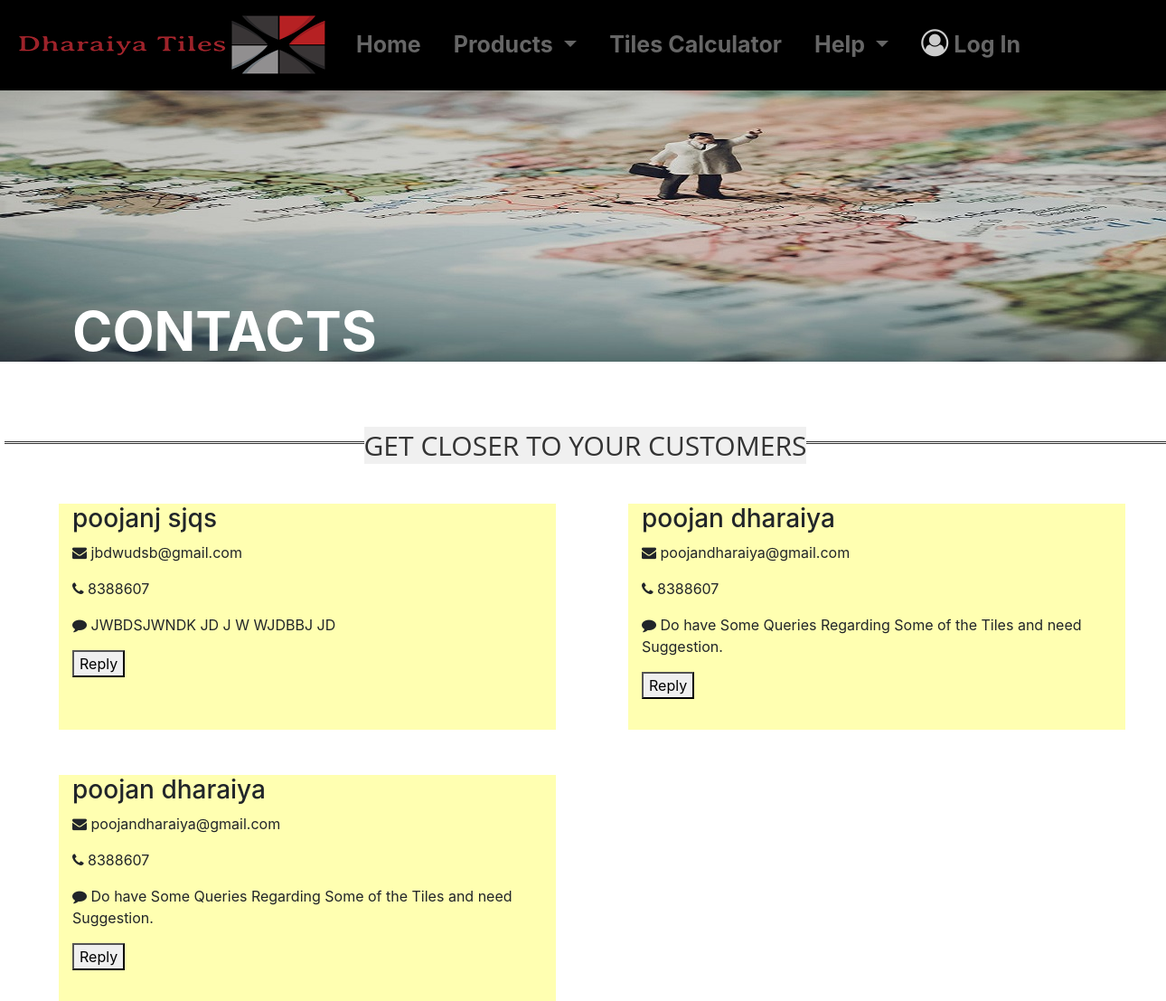
The app's page /view_contact.php with its own data.
### tables this page shows
CREATE TABLE `contact` (
  `Id` int(50) NOT NULL,
  `First Name` varchar(50) NOT NULL,
  `Last Name` varchar(50) NOT NULL,
  `Email` varchar(50) NOT NULL,
  `Contact` mediumint(10) NOT NULL,
  `Message` text NOT NULL
);

### view_contact.php (the view, shortened to what this page needs)
<!DOCTYPE html>
<html>
<head>
	<link rel="stylesheet" href="css/header.css">
    <link rel="stylesheet" href="css/Footer.css">
    <link rel="stylesheet" href="css/view_feedback_css.css">
    <link rel="stylesheet" href="https://maxcdn.bootstrapcdn.com/bootstrap/4.0.0/css/bootstrap.min.css" >
    <link rel="stylesheet" href="https://stackpath.bootstrapcdn.com/font-awesome/4.7.0/css/font-awesome.min.css">
    <link rel="stylesheet" href="css/animate.css">
    <link rel="stylesheet" href="https://cdnjs.cloudflare.com/ajax/libs/font-awesome/4.7.0/css/font-awesome.min.css">
</head>
<body>
<?php
  include('header.php');
?>
<div class="headd col-md-12 col-sm-12">
</div>
<figcaption><h1 class="wall wow fadeInDown" data-wow-duration="1s" data-wow-delay="0.6s">CONTACTS</h1></figcaption>
<span class="hrrr1"><hr class="hrstyle2"></span>
<div class="row">
<?php
    $sql="SELECT * FROM `contact` WHERE 1";
    $res=mysqli_query($con,$sql);
    while($row=mysqli_fetch_array($res))
    {
        echo '<div class="col-sm-12 col-md-5 feedback1">
             <h3>'.$row[1].' '.$row[2].'</h3>
             <p><i class="fa fa-envelope" aria-hidden="true"></i> '.$row[3].'</p>
             <p><i class="fa fa-phone" aria-hidden="true"></i> '.$row[4].'</p>
             <p><i class="fa fa-comment aria-hidden="true"></i> '.$row[5].'</p>
             <button onclick="sendReply(this.value)" value="'.$row[3].'" id="mail"> Reply </button>
             </div>' ;
    }
?>
</body>
</html>

### css/header.css (style rules this page uses)
body { overflow-x: hidden; }
hr { border: 0; height: 0; margin-left: 5px; clear: none; border-top: 1px solid rgba(0, 0, 0, 0.1); border-bottom: 1px solid rgba(255, 255, 255, 0.3); }

### css/view_feedback_css.css (style rules this page uses)
body { background-color: rgb(240,240,240); }
.headd { background-image: url("../Tiles/dealers.jpg"); height: 400px; width: 2000px; background-size: cover; }
.hrrr1 { background-color: rgb(240,240,240); }
.hrstyle2 { border: none; border-top: medium double #333; color: #333; text-align: center; font-family: 'Open Sans', sans-serif; font-size: 20px; }
.hrstyle2:after { content: "GET CLOSER TO YOUR CUSTOMERS"; position: relative; top: -0.7em; font-size: 1.5em; background-color: rgb(240,240,240); }
.wall { position: relative; bottom: 70px; left: 80px; font-size: 60px; color: white; font-weight: bold; }
.feedback1 { float:left; background-color: rgba(255,255,100,0.5); height: 250px; max-width: 600px; margin-left: 80px; margin-top: 50px; }

### records on screen
contact: First Name "poojanj", Last Name "sjqs", Email "jbdwudsb@gmail.com", Contact "8388607", Message "JWBDSJWNDK JD J W WJDBBJ JD"
contact: First Name "poojan", Last Name "dharaiya", Email "poojandharaiya@gmail.com", Contact "8388607", Message "Do have Some Queries Regarding Some of the Tiles and need Suggestion."
contact: First Name "poojan", Last Name "dharaiya", Email "poojandharaiya@gmail.com", Contact "8388607", Message "Do have Some Queries Regarding Some of the Tiles and need Suggestion."
